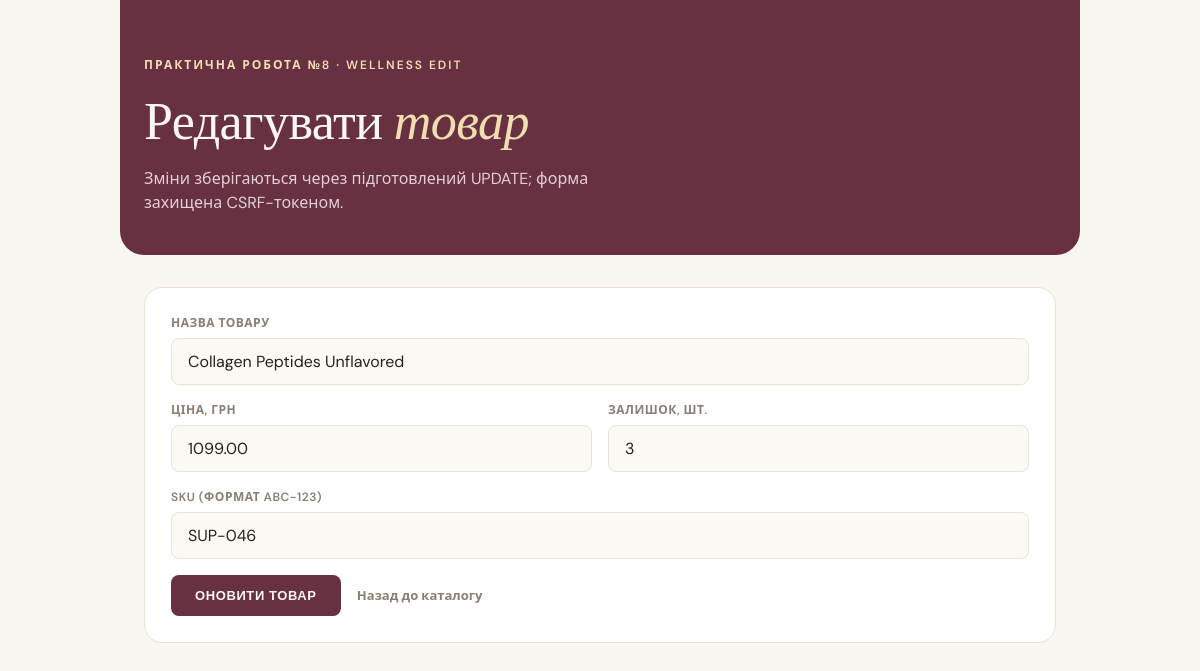
The app's page /edit.php?id=4 with its own data.
### tables this page shows
CREATE TABLE IF NOT EXISTS products (
    id INT AUTO_INCREMENT PRIMARY KEY,
    name VARCHAR(255) NOT NULL,
    price DECIMAL(10, 2) NOT NULL,
    sku VARCHAR(20) NOT NULL UNIQUE,
    stock INT NOT NULL DEFAULT 0
);

### lib/products.php (called while the page is built, shortened)
<?php
function getProductById(PDO $pdo, int $id): ?array
{
    $stmt = $pdo->prepare('SELECT * FROM products WHERE id = :id');
    $stmt->execute([':id' => $id]);
    $row = $stmt->fetch();
    return $row !== false ? $row : null;
}

### lib/security.php (called while the page is built, shortened)
<?php
function h($value): string
{
    return htmlspecialchars((string) $value, ENT_QUOTES | ENT_SUBSTITUTE, 'UTF-8');
}

### edit.php (the view, shortened to what this page needs)
<?php
require_once __DIR__ . '/db.php';
require_once __DIR__ . '/lib/products.php';
$id = filter_input(INPUT_GET, 'id', FILTER_VALIDATE_INT) ?: filter_input(INPUT_POST, 'id', FILTER_VALIDATE_INT);
$existing = getProductById($pdo, $id);
$values = [
    'name'  => (string) $existing['name'],
    'price' => (string) $existing['price'],
    'sku'   => (string) $existing['sku'],
    'stock' => (string) $existing['stock'],
];
?>
<!DOCTYPE html>
<html lang="uk">
<head>
    <link rel="stylesheet" href="style.css">
</head>
<body>
    <div class="hero">
        <span class="eyebrow">Практична робота №8 · Wellness Edit</span>
        <h1>Редагувати <em>товар</em></h1>
        <p class="subtitle">Зміни зберігаються через підготовлений UPDATE; форма захищена CSRF-токеном.</p>
    </div>
    <div class="card form-card">
        <form method="post" action="edit.php" novalidate>
            <div class="field">
                <label for="name">Назва товару</label>
                <input type="text" id="name" name="name" value="<?= h($values['name']) ?>" required minlength="2" maxlength="255">
            </div>
            <div class="field-row">
                <div class="field">
                    <label for="price">Ціна, грн</label>
                    <input type="number" id="price" name="price" value="<?= h($values['price']) ?>" required min="0.01" max="99999999.99" step="0.01">
                </div>
                <div class="field">
                    <label for="stock">Залишок, шт.</label>
                    <input type="number" id="stock" name="stock" value="<?= h($values['stock']) ?>" required min="0" max="2147483647" step="1">
                </div>
            </div>
            <div class="field">
                <label for="sku">SKU (формат ABC-123)</label>
                <input type="text" id="sku" name="sku" value="<?= h($values['sku']) ?>" required pattern="[A-Za-z]+-\d+" maxlength="20">
            </div>
            <button type="submit" class="btn-primary">Оновити товар</button>
            <a href="index.php" class="btn-secondary-link">Назад до каталогу</a>
        </form>
    </div>
</body>
</html>

### style.css (style rules this page uses)
:root { --matcha: #CAC488; --butter: #F0DDB2; --orchid: #D4C0DC; --iceblue: #E7F8FF; --peppermint: #DCEECE; --plum: #673141; --plum-light: #8B4A5E; --cream: #FAF7F2; --ink: #2C1F1A; --ink-muted: #8B7E72; --border: #E9E2D6; --font-display: 'Fraunces', Georgia, serif; --font-body: 'DM Sans', system-ui, sans-serif; }
* { box-sizing: border-box; }
body { font-family: var(--font-body); max-width: 960px; margin: 0 auto; padding: 0 16px 48px; color: var(--ink); background: var(--cream); line-height: 1.5; font-weight: 400; }
.hero { background: var(--plum); color: var(--cream); margin: 0 -16px 24px; padding: 32px 18px 28px; border-radius: 0 0 18px 18px; }
.eyebrow { display: block; font-size: 11px; font-weight: 600; letter-spacing: 1.5px; text-transform: uppercase; color: var(--butter); margin-bottom: 14px; }
h1 { font-family: var(--font-display); font-weight: 400; font-size: 30px; line-height: 1.1; margin: 0 0 14px; color: var(--cream); letter-spacing: -0.5px; }
h1 em { font-style: italic; font-weight: 300; color: var(--butter); }
.subtitle { font-size: 14px; color: #E4CFD6; max-width: 480px; margin: 0; }
.card { background: #ffffff; border-radius: 14px; border: 1px solid var(--border); overflow: hidden; margin-bottom: 20px; overflow-x: auto; }
.form-card { padding: 18px; }
.field { margin-bottom: 16px; }
.field-row { display: grid; grid-template-columns: 1fr; gap: 16px; }
label { display: block; font-size: 12px; font-weight: 600; text-transform: uppercase; letter-spacing: 0.5px; color: var(--ink-muted); margin-bottom: 6px; }
input[type="text"], input[type="number"], select { width: 100%; font-family: var(--font-body); font-size: 15px; color: var(--ink); background: #FBF9F4; border: 1px solid var(--border); border-radius: 8px; padding: 11px 14px; transition: border-color 0.15s ease, background-color 0.15s ease; }
.btn-primary { display: inline-block; font-size: 13px; font-weight: 600; text-transform: uppercase; letter-spacing: 0.6px; color: var(--cream); background: var(--plum); border: none; border-radius: 8px; padding: 13px 24px; cursor: pointer; text-decoration: none; transition: background-color 0.15s ease; }
.btn-secondary-link { display: inline-block; font-size: 13px; font-weight: 600; color: var(--ink-muted); text-decoration: none; margin-left: 12px; }
@media (min-width: 640px) { body { padding: 0 24px 72px; } }
@media (min-width: 640px) { .hero { margin: 0 -24px 32px; padding: 56px 24px 40px; border-radius: 0 0 24px 24px; } }
@media (min-width: 640px) { .eyebrow { font-size: 12px; letter-spacing: 2px; margin-bottom: 18px; } }
@media (min-width: 640px) { h1 { font-size: 48px; margin: 0 0 18px; } }
@media (min-width: 640px) { .subtitle { font-size: 16px; } }
@media (min-width: 640px) { .card { border-radius: 18px; margin-bottom: 28px; overflow-x: visible; } }
@media (min-width: 640px) { .form-card { padding: 26px; } }
@media (min-width: 640px) { .field-row { grid-template-columns: 1fr 1fr; } }
@media (min-width: 640px) { input[type="text"], input[type="number"], select { font-size: 16px; padding: 12px 16px; } }
@media (min-width: 960px) { h1 { font-size: 52px; } }

### records on screen
products: name "Collagen Peptides Unflavored", price "1099.00", stock "3", sku "SUP-046"
